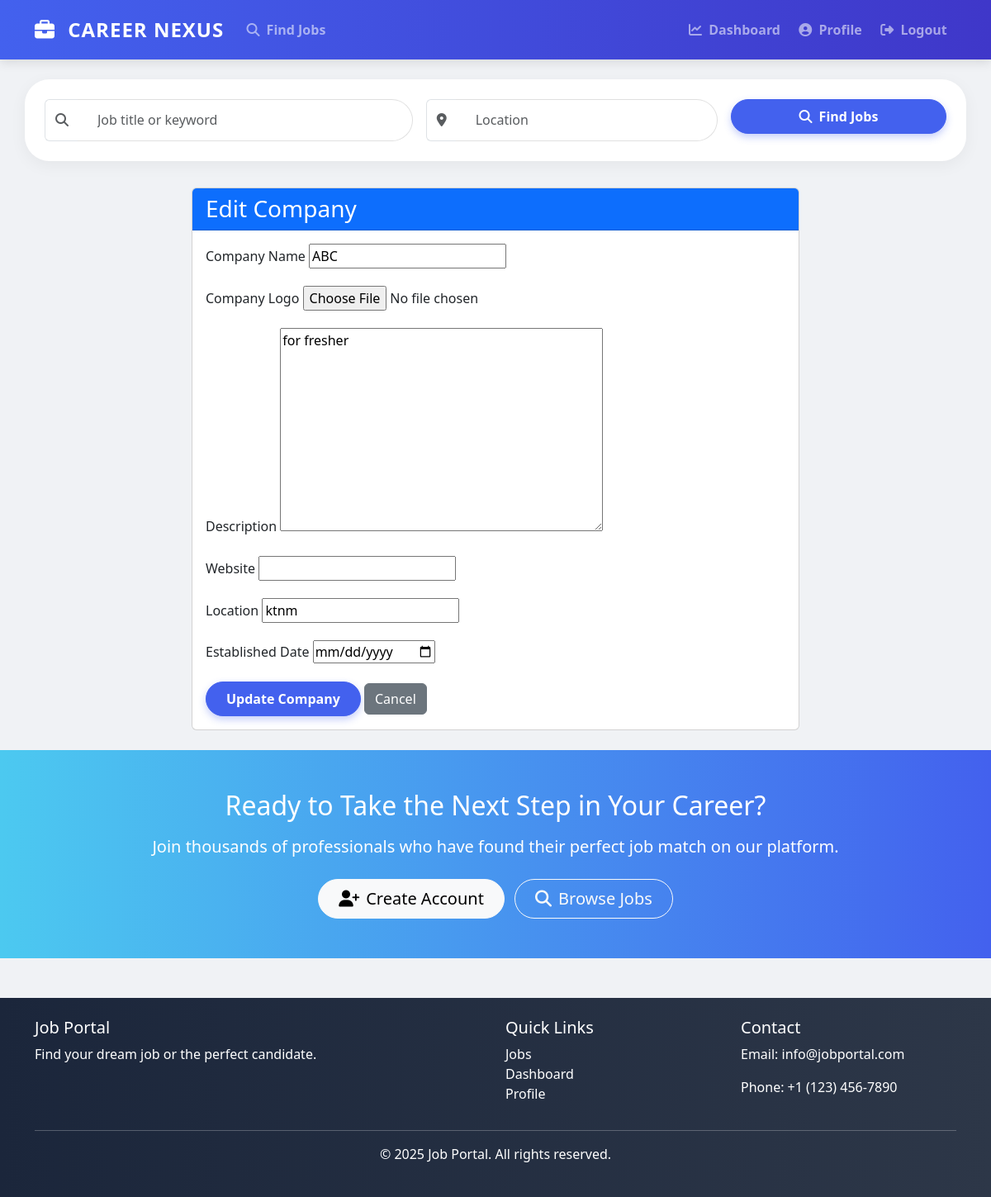
The page /companies/1/update/ (signed in) on the database as committed earlier.
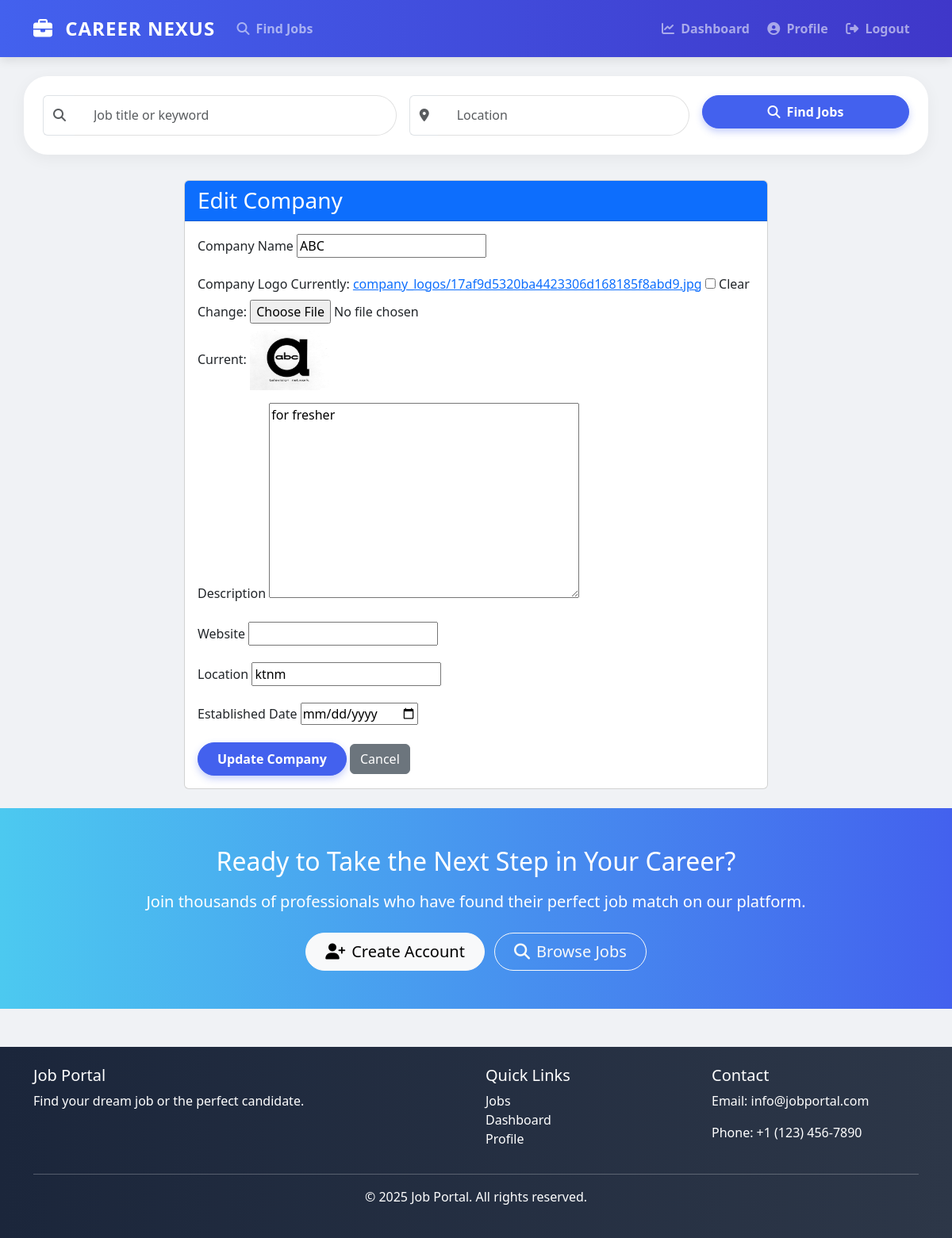
The same page on the database as committed later.
### companies/models.py (models this page shows, shortened)
class Company(models.Model):
    name = models.CharField(max_length=100)
    owner = models.ForeignKey(User, on_delete=models.CASCADE, related_name='companies')
    logo = models.ImageField(upload_to='company_logos/', blank=True, null=True)
    description = models.TextField()
    website = models.URLField(blank=True, null=True)
    location = models.CharField(max_length=100)
    established_date = models.DateField(blank=True, null=True)
    class Meta:
        verbose_name_plural = "Companies"

### companies/views.py (the view)
# urls.py: path('<int:pk>/update/', views.company_update, name='company_update'),
@login_required
def company_update(request, pk):
    company = get_object_or_404(Company, pk=pk, owner=request.user)
    if request.method == 'POST':
        form = CompanyForm(request.POST, request.FILES, instance=company)
        if form.is_valid():
            form.save()
            messages.success(request, 'Company updated successfully!')
            return redirect('company_detail', pk=company.pk)
    else:
        form = CompanyForm(instance=company)
    return render(request, 'companies/company_form.html', {'form': form, 'company': company})

### companies/forms.py
class CompanyForm(forms.ModelForm):
    class Meta:
        model = Company
        fields = ['name', 'logo', 'description', 'website', 'location', 'established_date']
        widgets = {
            'established_date': forms.DateInput(attrs={'type': 'date'}),
        }

### templates/companies/company_form.html (shortened to what this page needs)
{% extends 'base.html' %}
{% block content %}
<div class="row justify-content-center">
    <div class="col-md-8">
        <div class="card">
            <div class="card-header bg-primary text-white">
                <h3 class="mb-0">{% if company %}Edit{% else %}Add{% endif %} Company</h3>
            </div>
            <div class="card-body">
                <form method="POST" enctype="multipart/form-data">
                    <div class="mb-3">
                        <label for="{{ form.name.id_for_label }}" class="form-label">Company Name</label>
                        {{ form.name }}
                    </div>
                    <div class="mb-3">
                        <label for="{{ form.logo.id_for_label }}" class="form-label">Company Logo</label>
                        {{ form.logo }}
                        {% if company and company.logo %}
                            <p class="mt-2">Current: <img src="{{ company.logo.url }}" alt="Current Logo" style="max-width: 100px;"></p>
                        {% endif %}
                    </div>
                    <div class="mb-3">
                        <label for="{{ form.description.id_for_label }}" class="form-label">Description</label>
                        {{ form.description }}
                    </div>
                    <div class="mb-3">
                        <label for="{{ form.website.id_for_label }}" class="form-label">Website</label>
                        {{ form.website }}
                    </div>
                    <div class="mb-3">
                        <label for="{{ form.location.id_for_label }}" class="form-label">Location</label>
                        {{ form.location }}
                    </div>
                    <div class="mb-3">
                        <label for="{{ form.established_date.id_for_label }}" class="form-label">Established Date</label>
                        {{ form.established_date }}
                    </div>
                    <button type="submit" class="btn btn-primary">{% if company %}Update{% else %}Create{% endif %} Company</button>
                    <a href="{% if company %}{% url 'company_detail' company.pk %}{% else %}{% url 'company_list' %}{% endif %}" class="btn btn-secondary">Cancel</a>
                </form>
            </div>
        </div>
    </div>
</div>
{% endblock %}

Rows that differ between the two databases and show on the page:
changed Company "ABC": logo: picture added
Other text that changed with them:
form field logo: (not shown) → "☐"
text now shown: "Currently: company_logos/17af9d5320ba4423306d168185f8abd9.jpg Clear Change: Current:"
